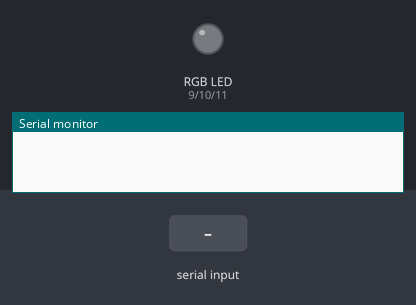
Simulated run of this sketch. Board: Arduino Uno, built with avr-gcc and run on an emulated ATmega328P. Shown: an RGB LED mixed from three pins (HIGH = lit), the last lines printed to the serial monitor. The test bench sets the inputs (shaded band). Dim RGB values are drawn brighter than linear.

Above: at 1.2 s.
1.3 s: "on,1\n" received over Serial
2.8 s: "off,1\n" received over Serial
4.3 s: "on\n" received over Serial
5.8 s: "90,45,200\n" received over Serial
At 6.9 s:
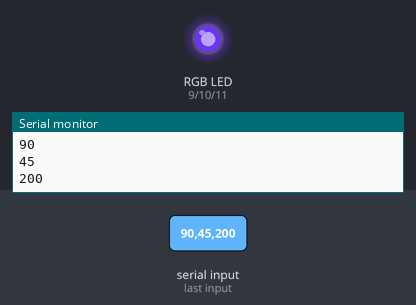
7.3 s: "30,150,10\n" received over Serial
At 8.1 s:
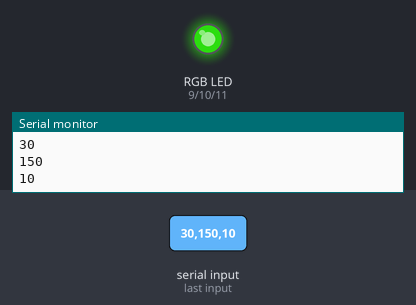
8.8 s: "1,90,45\n" received over Serial
At 9.2 s:
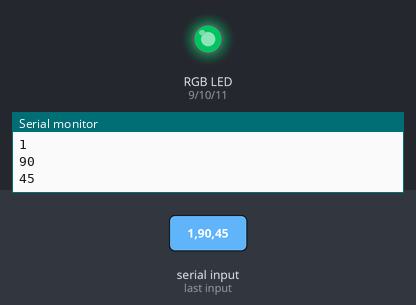
Timing chart, 0 to 11.3 s (numbered marks = the images above; inputs shaded):
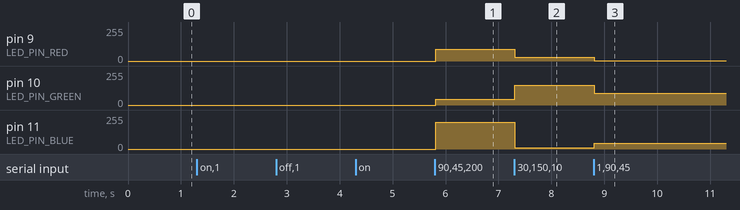

Measured:
- after the input at 5.8 s, pin 9 (LED_PIN_RED): 0/255 → 90/255 at once; pin 10 (LED_PIN_GREEN): 0/255 → 45/255 at once; pin 11 (LED_PIN_BLUE): 0/255 → 200/255 at once
- after the input at 7.3 s, pin 9 (LED_PIN_RED): 90/255 → 30/255 at once; pin 10 (LED_PIN_GREEN): 45/255 → 150/255 at once; pin 11 (LED_PIN_BLUE): 200/255 → 10/255 at once
- after the input at 8.8 s, pin 9 (LED_PIN_RED): 30/255 → 1/255 at once; pin 10 (LED_PIN_GREEN): 150/255 → 90/255 at once; pin 11 (LED_PIN_BLUE): 10/255 → 45/255 at once

The sketch:

Lab5.ino
```cpp
#define LED_PIN_RED 9
#define LED_PIN_GREEN 10
#define LED_PIN_BLUE 11

String message;
bool ledState = false;

void setup()
{
  pinMode(LED_PIN_RED, OUTPUT);
  pinMode(LED_PIN_GREEN, OUTPUT);
  pinMode(LED_PIN_BLUE, OUTPUT);
  Serial.begin(9600);
}

void loop()
{
  while (Serial.available()) {
    char incomingChar = Serial.read();
    if (incomingChar != '\n') {
      message += incomingChar;

    }
    if (incomingChar == '\n') {
	  Serial.println(message);
      message.toLowerCase();
      if (message == "on") {
        Serial.println(message);
        ledState = true;
      } else if (message == "off") {
        ledState = false;
        analogWrite(LED_PIN_RED, 0);
        analogWrite(LED_PIN_GREEN, 0);
        analogWrite(LED_PIN_BLUE, 0);
      } else {
        if (ledState) {
          // Разделяем введенную строку на три значения цвета
          int commaIndex1 = message.indexOf(',');
          int commaIndex2 = message.indexOf(',', commaIndex1 + 1);
          if (commaIndex1 != -1 && commaIndex2 != -1) {
            // Извлекаем значения цвета из строки
            String redValueStr = message.substring(0, commaIndex1);
            String greenValueStr = message.substring(commaIndex1 + 1, commaIndex2);
            String blueValueStr = message.substring(commaIndex2 + 1);

            // Преобразуем значения цвета в целочисленный тип
            int redValue = redValueStr.toInt();
            int greenValue = greenValueStr.toInt();
            int blueValue = blueValueStr.toInt();
			Serial.println(redValue);
      Serial.println(greenValue);
      Serial.println(blueValue);

            // Проверяем, что значения цвета находятся в допустимом диапазоне
            if (redValue >= 0 && redValue <= 255 && greenValue >= 0 && greenValue <= 255 && blueValue >= 0 && blueValue <= 255) {
              // Устанавливаем значения цвета на соответствующих пинах
              analogWrite(LED_PIN_RED, redValue);
              analogWrite(LED_PIN_GREEN, greenValue);
              analogWrite(LED_PIN_BLUE, blueValue);
            } else {
              Serial.println("Error: color values must be between 0 and 255");
            }
          } else {
            Serial.println("Error: invalid color format");
          }
        } else {
          Serial.println("LED is off, can't set color");
        }
      }
      message = "";
    }
  }
}
```
